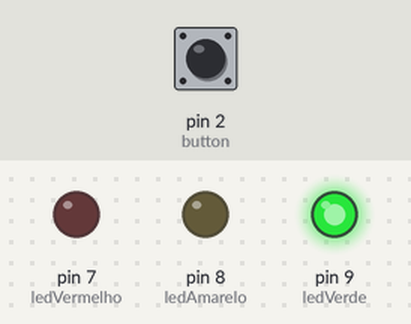
Bench run of a sketch on a simulated Arduino Uno, built with avr-gcc and run on an emulated ATmega328P. Shown: output pins drawn as LEDs (lit = HIGH). The inputs (shaded band) are chosen by the test bench; at power-on: pin 2 (button) LOW.

Above: at 1.2 s.
1.3 s: pin 2 (button) pulled HIGH for 0.15 s
At 2.4 s:
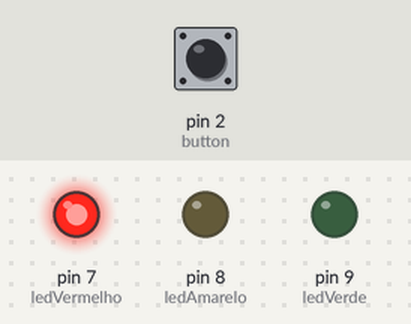
4.4 s: pin 2 (button) pulled HIGH for 3.2 s
At 9.0 s:
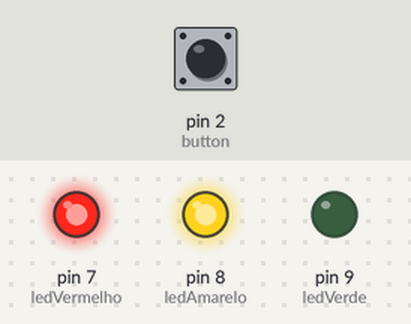
10.6 s: pin 2 (button) pulled HIGH for 1 s
At 16.4 s:
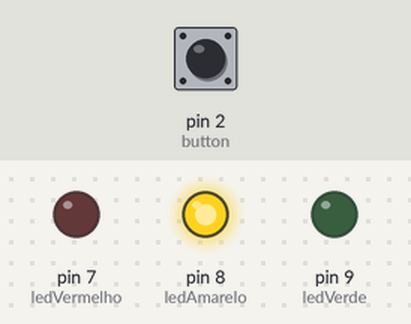
Timing chart, 0 to 23.6 s (numbered marks = the images above; inputs shaded):
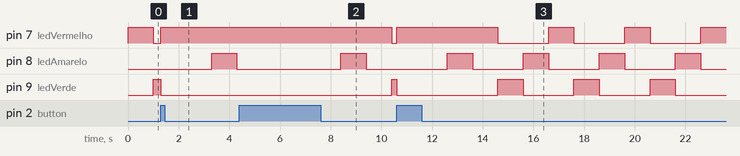

The sketch:

lab_5.ino
```cpp
// C++ code
//
int ledVerde = 9;
int ledAmarelo = 8;
int ledVermelho = 7;
int button = 2;

void setup() {
  pinMode(ledVerde, OUTPUT);
  pinMode(ledAmarelo, OUTPUT);
  pinMode(ledVermelho, OUTPUT);
  pinMode(button, INPUT);
}

void loop() {


  digitalWrite(ledVermelho, HIGH);
  for (int i = 0; i < 10; i++) {
    if (digitalRead(button) == HIGH) {

      digitalWrite(ledVerde, LOW);
      digitalWrite(ledAmarelo, LOW);
      delay(2000);
      break;
    }
    delay(100);
  }
  digitalWrite(ledVermelho, LOW);


  digitalWrite(ledVerde, HIGH);
  for (int i = 0; i < 10; i++) {
    if (digitalRead(button) == HIGH) {

      digitalWrite(ledVerde, LOW);
      digitalWrite(ledAmarelo, LOW);
      digitalWrite(ledVermelho, HIGH);
      delay(2000);
      break;
    }
    delay(100);
  }
  digitalWrite(ledVerde, LOW);


  digitalWrite(ledAmarelo, HIGH);
  for (int i = 0; i < 10; i++) {
    if (digitalRead(button) == HIGH) {

      digitalWrite(ledVerde, LOW);
      digitalWrite(ledAmarelo, LOW);
      digitalWrite(ledVermelho, HIGH);
      delay(2000);
      break;
    }
    delay(100);
  }
  digitalWrite(ledAmarelo, LOW);
}
```

Measured:
- by itself, pin 7 (ledVermelho): repeats every 3.0 s: LOW 2.0 s, HIGH 1.0 s
- by itself, pin 8 (ledAmarelo): alternates HIGH for 1.0 s and LOW for 2.0 s
- by itself, pin 9 (ledVerde): repeats every 3.0 s: HIGH 1.0 s, LOW 2.0 s
